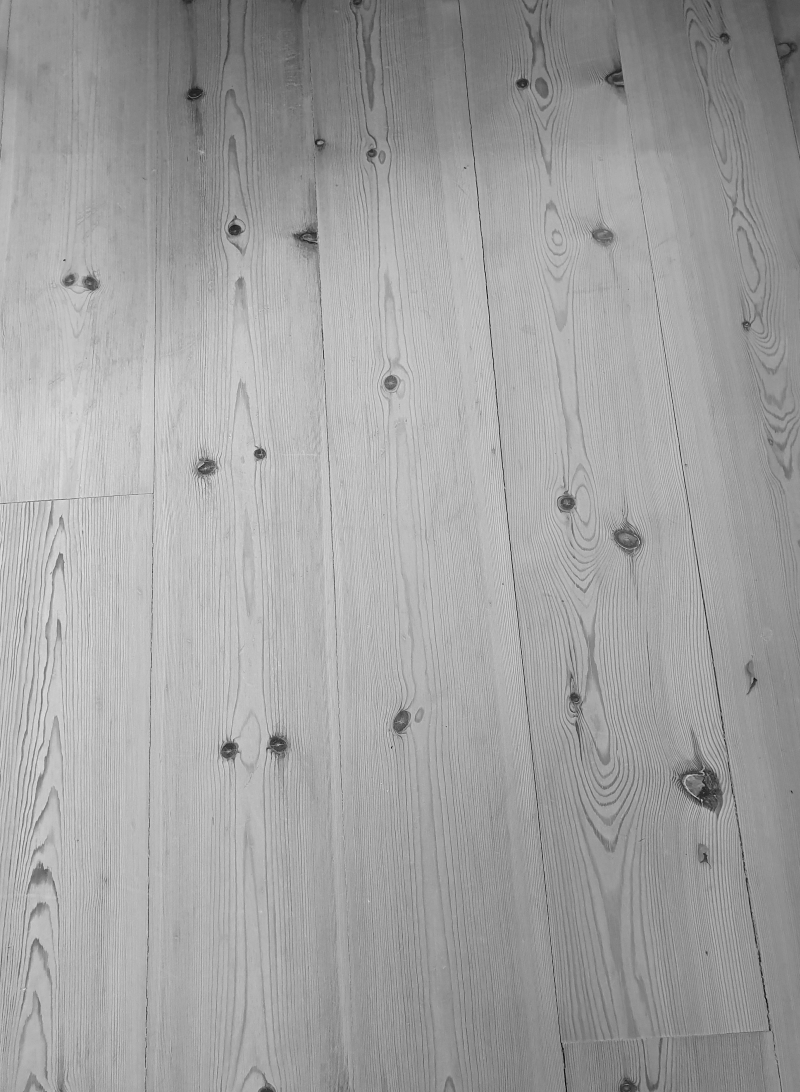
#> input picture examenes/mayo2021/data/floorboards.png, 800 x 1092 px, found by its file name
$ jupyter execute --allow-errors BLOB.ipynb
#> lines starting #> are read from the running program, lines starting #| are printed output that depends on the picture; after the words box and inside, x2 and y2 are one past the last pixel; in counts of white or black regions, pixels touching at a corner belong together
# blob analysis

[cell 1]
import numpy as np
import seaborn as sns
import pandas as pd
import matplotlib.pyplot as plt

from sklearn.decomposition import PCA
from sklearn.datasets import load_iris
import matplotlib.pyplot as plt
import numpy as np
import matplotlib.pyplot as plt
import pandas as pd
#pip install scikit-image
from skimage import color, io, measure, img_as_ubyte
from skimage.measure import profile_line
from skimage.transform import rescale, resize
import matplotlib.pyplot as plt
import numpy as np
import pydicom as dicom
import cv2 as cv
from skimage.util import img_as_float
from skimage.util import img_as_ubyte
import skimage as ski
import numpy as np
from scipy.ndimage import correlate
import matplotlib.pyplot as plt
import seaborn as sns
#pip install scikit-image
from skimage import color, io, measure, img_as_ubyte
from skimage.measure import profile_line
from skimage.transform import rescale, resize
import matplotlib.pyplot as plt
import numpy as np
import pydicom as dicom
import cv2 as cv2
from skimage.util import img_as_float
from skimage.util import img_as_ubyte
import skimage as ski
from skimage.filters import median
from skimage.filters import gaussian
from skimage.filters import prewitt_h
from skimage.filters import prewitt_v
from skimage.filters import prewitt


from skimage.morphology import erosion, dilation, opening, closing
from skimage.morphology import disk

from skimage.filters import threshold_otsu


import numpy as np
import skimage.io as io
from skimage.color import rgb2gray
from skimage.filters import threshold_otsu
from skimage.morphology import erosion, dilation, opening, closing
from skimage.morphology import disk
import matplotlib.pyplot as plt


from ipynb.fs.full.toolbox import *

import numpy as np
from scipy.ndimage import correlate
import matplotlib.pyplot as plt
import seaborn as sns
#pip install scikit-image
from skimage import color, io, measure, img_as_ubyte
from skimage.measure import profile_line
from skimage.transform import rescale, resize
import matplotlib.pyplot as plt
import numpy as np
import pydicom as dicom
import cv2 as cv2
from skimage.util import img_as_float
from skimage.util import img_as_ubyte
import skimage as ski
from skimage.filters import median
from skimage.filters import gaussian
from skimage.filters import prewitt_h
from skimage.filters import prewitt_v
from skimage.filters import prewitt


from skimage.morphology import erosion, dilation, opening, closing
from skimage.morphology import disk

from skimage.filters import threshold_otsu


import numpy as np
import skimage.io as io
from skimage.color import rgb2gray
from skimage.filters import threshold_otsu
from skimage.morphology import erosion, dilation, opening, closing
from skimage.morphology import disk
import matplotlib.pyplot as plt

[cell 2]
in_dir = "./data"
im_name = "/floorboards.png"
im = io.imread(in_dir + im_name)
#> im is the input picture: shape (1092, 800, 3); min 8, max 223, mean 161.4
im_floorboards = rgb2gray(im)
im_floorboards = img_as_ubyte(im_floorboards) #para tenerla en uint8
im_floorboards.dtype

[cell 3]
def sesgo_mascara(im, num):
#> called with num = 100
    mask = im < num
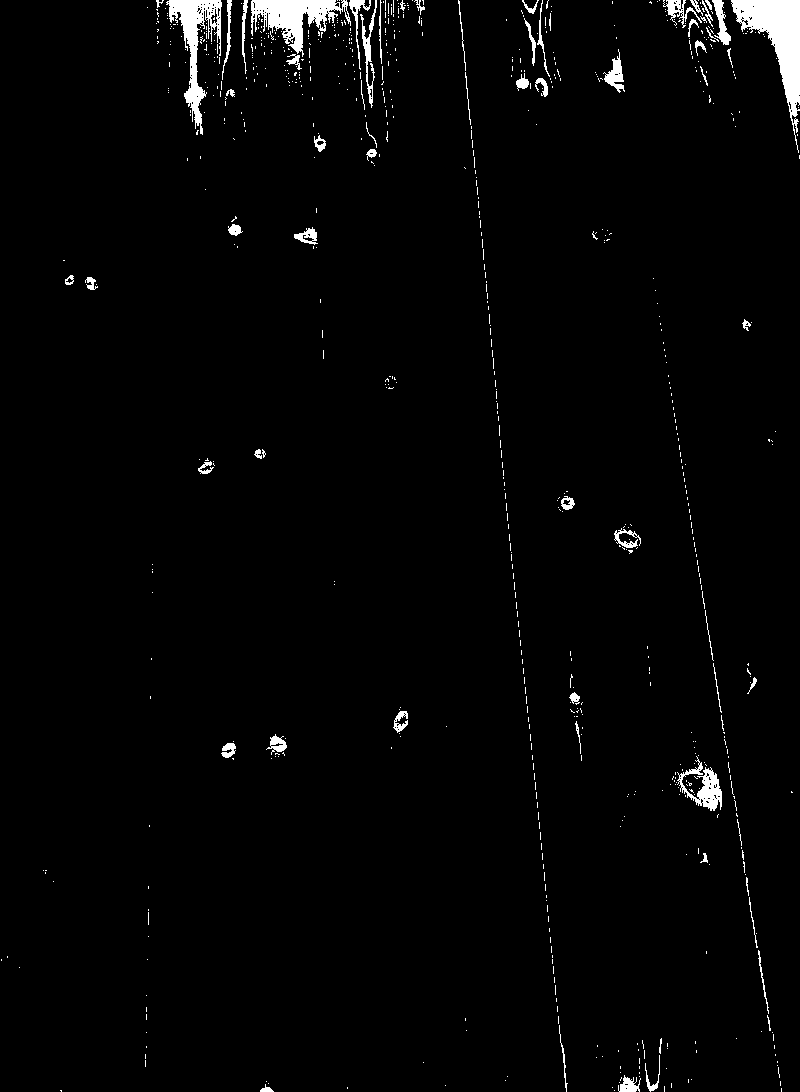
#> mask: shape (1092, 800) bool; 2.1% white; 799 white regions (734 under 20 px), largest, box (x1, y1, x2, y2) and area: (731, 0, 800, 153) 3631, (251, 0, 351, 57) 2451, (166, 0, 222, 135) 2268
    mask2 = img_as_ubyte(mask)
    return mask2
im_floorboards_bin= sesgo_mascara(im_floorboards, 100)
io.imshow(im_floorboards_bin)

[cell 4]
def apply_closing(binary, disk_sz):
#> called with disk_sz = 10
    footprint = disk(disk_sz)
    closed = closing(binary, footprint)
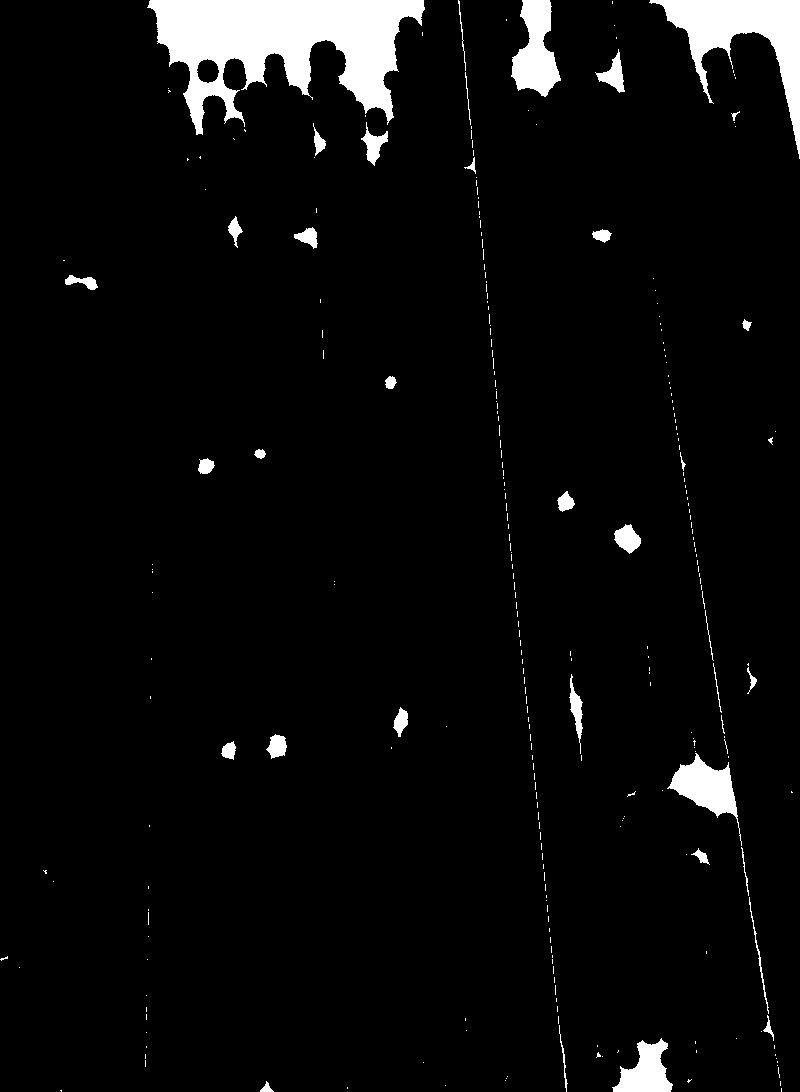
#> closed: shape (1092, 800); 4.6% white; 287 white regions (249 under 20 px), largest, box (x1, y1, x2, y2) and area: (147, 0, 425, 135) 19252, (649, 0, 800, 159) 7323, (511, 0, 561, 97) 2889
    return closed

img_closed_flw = apply_closing(im_floorboards_bin, 10)
io.imshow(img_closed_flw)
#> (the rest of this cell did not finish here and is left out)
